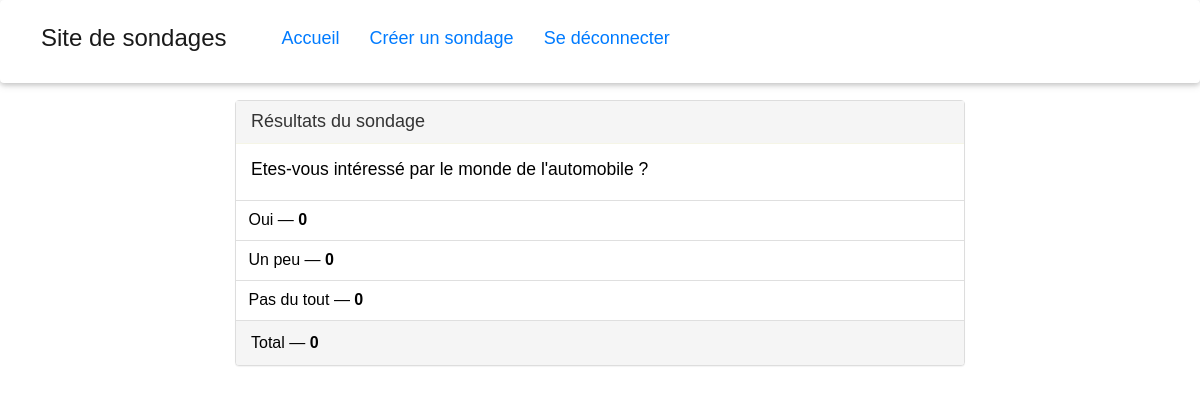
The app's page /results/2/ (signed in) with its own data.
### app/models.py (models this page shows)
class Poll(models.Model):
    question = models.TextField()
    option_one = models.CharField(max_length=30)
    option_two = models.CharField(max_length=30)
    option_three = models.CharField(max_length=30)
    option_one_count = models.IntegerField(default=0)
    option_two_count = models.IntegerField(default=0)
    option_three_count = models.IntegerField(default=0)
    def total(self):
        return self.option_one_count + self.option_two_count + self.option_three_count

### app/views.py (the view)
# urls.py: path('results/<poll_id>/', pollViews.results, name='resultats'),
def results(request, poll_id):
    poll = Poll.objects.get(pk=poll_id)
    context = {
        'poll': poll
    }
    return render(request, 'results.html', context)

### templates/results.html (shortened to what this page needs)
{% extends "base.html" %}
{% block main %}
<div class="row" id="row-content">
    <div class="col-lg-8 col-lg-offset-2">
        <div class="panel panel-default">
            <div class="panel-heading">
                <h3 class="panel-title">Résultats du sondage</h3>
            </div>
            <div class="panel-body">
                <h3>{{ poll.question }}</h3>
            </div>
            <ul class="list-group">
                <li class="list-group-item">{{ poll.option_one }} &mdash; <strong>{{ poll.option_one_count }}</strong></li>
                <li class="list-group-item">{{ poll.option_two }} &mdash; <strong>{{ poll.option_two_count }}</strong></li>
                <li class="list-group-item">{{ poll.option_three }} &mdash; <strong>{{ poll.option_three_count }}</strong></li>
            </ul>
            <div class="panel-footer">
                Total &mdash; <strong>{{ poll.total }}</strong>
            </div>
        </div>
    </div>
</div>
{% endblock %}

### static/css/style.css (style rules this page uses)
* { margin: 0; padding: 0; box-sizing: border-box; }
html { scroll-behavior: smooth; }
body { font-family: "poppins-semibold", sans-serif; color: black; font-size: medium; }
#row-content { margin-top: 100px; }
.panel-default > .panel-heading { color: #333; border-color: rgba(245, 245, 220, .6); border-top-left-radius: 0; border-top-right-radius: 0; }
.panel-title { font-size: large; }

### records on screen
Poll: question "Etes-vous intéressé par le monde de l'automobile ?", option_one "Oui", option_one_count "0", option_two "Un peu", option_two_count "0", option_three "Pas du tout", option_three_count "0", total "0"
